Frame 1 (no input): blank canvas, image omitted
Frame 60 (the mouse pressed at the canvas centre just before this capture): blank canvas, image omitted
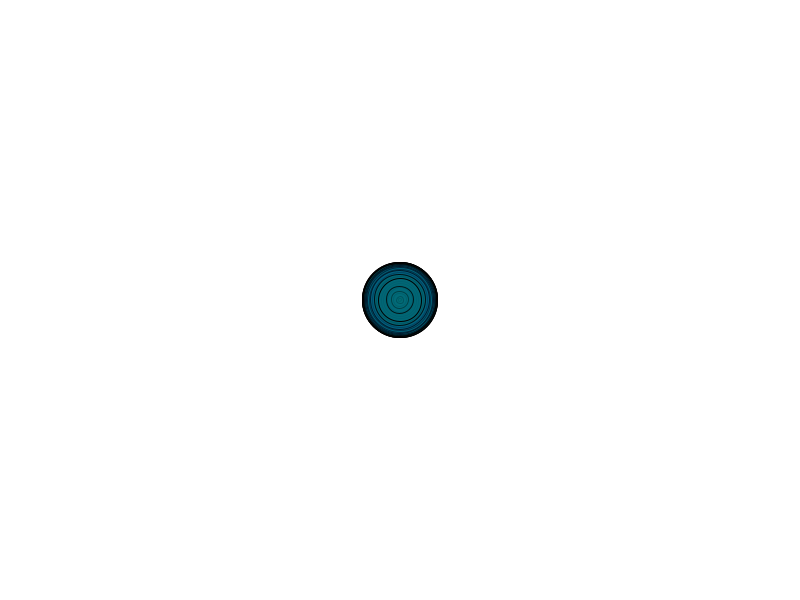
Frame 120 (the mouse held since frame 60 and released just before this capture)

The Processing sketch whose frames 1 and 60 were blank and that drew this single picture after the mouse press (run headless with seeded random() and noise(); from frame 60 on, the mouse is pressed at the canvas centre):

// Processing sketch: processing_108430
// ── processing_108430.pde

int counter;

void setup() {  //setup function called initially, only once
  size(800, 600);
  background(255);  //set background white
  colorMode(HSB);   //set colors to Hue, Saturation, Brightness mode
  counter=0;
}

void draw() {  //draw function loops 
  counter++;
  fill(random(50)+100,255,128,50);
  
  if(mousePressed == true) { //add some interaction
    ellipse(mouseX, mouseY, 75*sin(counter), 75*sin(counter));
  }
}

void keyPressed() {
  if (key == ' ') {
    background(255);
  }
}
